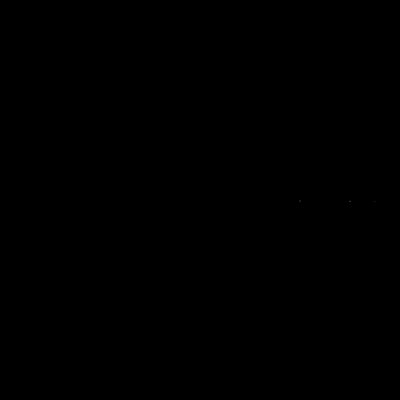
Frame 1 (no input)
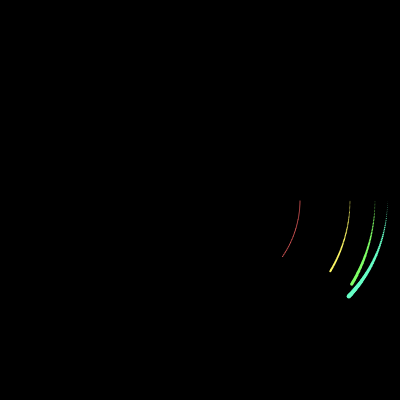
Frame 60 (no input)
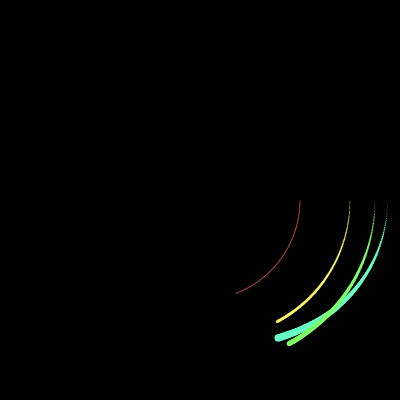
Frame 120 (the mouse pressed at the canvas centre since frame 60)

The p5.js sketch that drew these frames (run headless with seeded random() and noise() and a simulated clock; from frame 60 on, the mouse is pressed at the canvas centre):

// p5.js sketch
// ── sketch.js
let angles = [0, 0, 0, 0];
let rates = [0.01, 0.005, 0.009, 0.03];
let initialDiameter = 400;

function setup() {
  createCanvas(400, 400);
  colorMode(HSB);
  
  noStroke();
  fill(100,0.6);
  background(0, 0, 0);
}

function draw() {
  // background(0, 0, 100);

  let diameter = initialDiameter;

  push();
  translate(width/2, height/2);
  for (let i = 0; i < angles.length; i++) {
    diameter /= 2;
    // ellipse(0, 0, diameter);
    angles[i] += rates[i];
    let x = diameter/2 * cos(angles[i]);
    let y = diameter/2 * sin(angles[i]);
    translate(x, y);
    let w = map(i, 0, angles.length, 1, abs(sin(frameCount * 0.01) * 10));
    fill(map(i, 0, angles.length, i* 10, 200), 60, 100);
    ellipse(0, 0, w);
  }
  pop();
}
